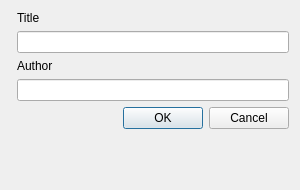
<?xml version="1.0" encoding="UTF-8"?>
<ui version="4.0">
 <class>MetadataDialog</class>
 <widget class="QDialog" name="MetadataDialog">
  <property name="geometry">
   <rect>
    <x>0</x>
    <y>0</y>
    <width>300</width>
    <height>190</height>
   </rect>
  </property>
  <property name="windowTitle">
   <string>Set metadata</string>
  </property>
  <layout class="QFormLayout" name="formLayout">
   <item row="5" column="1">
    <widget class="QDialogButtonBox" name="buttonBox">
     <property name="orientation">
      <enum>Qt::Horizontal</enum>
     </property>
     <property name="standardButtons">
      <set>QDialogButtonBox::Cancel|QDialogButtonBox::Ok</set>
     </property>
    </widget>
   </item>
   <item row="1" column="1">
    <widget class="QLabel" name="titleLabel">
     <property name="text">
      <string>Title</string>
     </property>
    </widget>
   </item>
   <item row="2" column="1">
    <widget class="QLineEdit" name="titleEdit"/>
   </item>
   <item row="3" column="1">
    <widget class="QLabel" name="authorLabel">
     <property name="text">
      <string>Author</string>
     </property>
    </widget>
   </item>
   <item row="4" column="1">
    <widget class="QLineEdit" name="authorEdit"/>
   </item>
  </layout>
 </widget>
 <resources/>
 <connections>
  <connection>
   <sender>buttonBox</sender>
   <signal>accepted()</signal>
   <receiver>MetadataDialog</receiver>
   <slot>accept()</slot>
   <hints>
    <hint type="sourcelabel">
     <x>248</x>
     <y>254</y>
    </hint>
    <hint type="destinationlabel">
     <x>157</x>
     <y>274</y>
    </hint>
   </hints>
  </connection>
  <connection>
   <sender>buttonBox</sender>
   <signal>rejected()</signal>
   <receiver>MetadataDialog</receiver>
   <slot>reject()</slot>
   <hints>
    <hint type="sourcelabel">
     <x>316</x>
     <y>260</y>
    </hint>
    <hint type="destinationlabel">
     <x>286</x>
     <y>274</y>
    </hint>
   </hints>
  </connection>
 </connections>
</ui>
